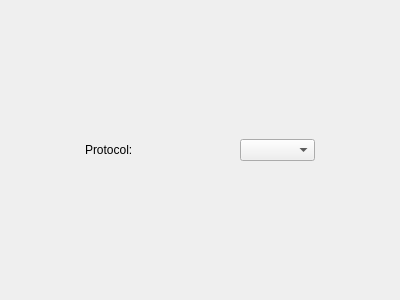
<?xml version="1.0" encoding="UTF-8"?>
<ui version="4.0">
 <class>SocketsListWidget</class>
 <widget class="QWidget" name="SocketsListWidget">
  <property name="geometry">
   <rect>
    <x>0</x>
    <y>0</y>
    <width>400</width>
    <height>300</height>
   </rect>
  </property>
  <property name="windowTitle">
   <string>Form</string>
  </property>
  <layout class="QVBoxLayout" name="verticalLayout" stretch="1,6">
   <item>
    <layout class="QHBoxLayout" name="controllLayout">
     <item>
      <widget class="QLabel" name="protocolLabel">
       <property name="maximumSize">
        <size>
         <width>75</width>
         <height>16777215</height>
        </size>
       </property>
       <property name="text">
        <string>Protocol: </string>
       </property>
      </widget>
     </item>
     <item>
      <widget class="QComboBox" name="protocolComboBox">
       <property name="maximumSize">
        <size>
         <width>75</width>
         <height>16777215</height>
        </size>
       </property>
      </widget>
     </item>
    </layout>
   </item>
   <item>
    <layout class="QVBoxLayout" name="tableLayout"/>
   </item>
  </layout>
 </widget>
 <resources/>
 <connections/>
</ui>
